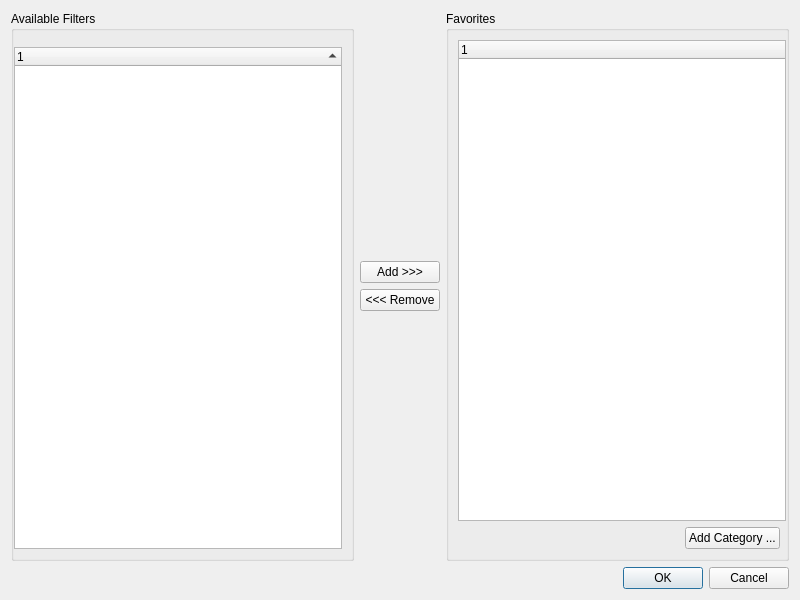
<?xml version="1.0" encoding="UTF-8"?>
<ui version="4.0">
 <class>pqFavoritesDialog</class>
 <widget class="QDialog" name="pqFavoritesDialog">
  <property name="geometry">
   <rect>
    <x>0</x>
    <y>0</y>
    <width>800</width>
    <height>600</height>
   </rect>
  </property>
  <property name="windowTitle">
   <string>Favorites Manager</string>
  </property>
  <layout class="QGridLayout">
   <item row="2" column="1">
    <widget class="QPushButton" name="removeFavorite">
     <property name="enabled">
      <bool>true</bool>
     </property>
     <property name="text">
      <string>&lt;&lt;&lt; Remove</string>
     </property>
    </widget>
   </item>
   <item row="0" column="0" rowspan="4">
    <widget class="QGroupBox" name="filtersGroup">
     <property name="sizePolicy">
      <sizepolicy hsizetype="Preferred" vsizetype="Expanding">
       <horstretch>0</horstretch>
       <verstretch>0</verstretch>
      </sizepolicy>
     </property>
     <property name="title">
      <string>Available Filters</string>
     </property>
     <layout class="QGridLayout">
      <property name="leftMargin">
       <number>0</number>
      </property>
      <item row="4" column="2">
       <widget class="QTreeWidget" name="availableFilters">
        <property name="contextMenuPolicy">
         <enum>Qt::NoContextMenu</enum>
        </property>
        <property name="acceptDrops">
         <bool>false</bool>
        </property>
        <property name="horizontalScrollBarPolicy">
         <enum>Qt::ScrollBarAsNeeded</enum>
        </property>
        <property name="sizeAdjustPolicy">
         <enum>QAbstractScrollArea::AdjustToContents</enum>
        </property>
        <property name="dragEnabled">
         <bool>true</bool>
        </property>
        <property name="dragDropMode">
         <enum>QAbstractItemView::DragOnly</enum>
        </property>
        <property name="defaultDropAction">
         <enum>Qt::CopyAction</enum>
        </property>
        <property name="alternatingRowColors">
         <bool>true</bool>
        </property>
        <property name="selectionMode">
         <enum>QAbstractItemView::ExtendedSelection</enum>
        </property>
        <property name="rootIsDecorated">
         <bool>false</bool>
        </property>
        <property name="sortingEnabled">
         <bool>true</bool>
        </property>
        <column>
         <property name="text">
          <string>1</string>
         </property>
        </column>
       </widget>
      </item>
      <item row="2" column="2">
       <spacer>
        <property name="orientation">
         <enum>Qt::Horizontal</enum>
        </property>
        <property name="sizeHint" stdset="0">
         <size>
          <width>40</width>
          <height>1</height>
         </size>
        </property>
       </spacer>
      </item>
      <item row="3" column="2">
       <widget class="pqSearchBox" name="searchBox" native="true">
        <property name="settingKey" stdset="0">
         <string notr="true">showAdvancedProperties</string>
        </property>
        <property name="advancedSearchEnabled" stdset="0">
         <bool>false</bool>
        </property>
       </widget>
      </item>
     </layout>
    </widget>
   </item>
   <item row="0" column="2" rowspan="4">
    <widget class="QGroupBox" name="favoritesGroup">
     <property name="title">
      <string>Favorites</string>
     </property>
     <layout class="QGridLayout">
      <property name="rightMargin">
       <number>0</number>
      </property>
      <item row="0" column="0" rowspan="2" colspan="5">
       <widget class="pqFavoritesTreeWidget" name="favorites">
        <property name="contextMenuPolicy">
         <enum>Qt::NoContextMenu</enum>
        </property>
        <property name="horizontalScrollBarPolicy">
         <enum>Qt::ScrollBarAsNeeded</enum>
        </property>
        <property name="sizeAdjustPolicy">
         <enum>QAbstractScrollArea::AdjustToContents</enum>
        </property>
        <property name="dragEnabled">
         <bool>true</bool>
        </property>
        <property name="dragDropMode">
         <enum>QAbstractItemView::DragDrop</enum>
        </property>
        <property name="defaultDropAction">
         <enum>Qt::MoveAction</enum>
        </property>
        <property name="alternatingRowColors">
         <bool>true</bool>
        </property>
        <property name="selectionMode">
         <enum>QAbstractItemView::ExtendedSelection</enum>
        </property>
        <property name="rootIsDecorated">
         <bool>true</bool>
        </property>
        <attribute name="headerStretchLastSection">
         <bool>true</bool>
        </attribute>
        <column>
         <property name="text">
          <string>1</string>
         </property>
        </column>
       </widget>
      </item>
      <item row="3" column="3">
       <widget class="QPushButton" name="addCategory">
        <property name="text">
         <string>Add Category ...</string>
        </property>
       </widget>
      </item>
      <item row="3" column="2">
       <spacer>
        <property name="orientation">
         <enum>Qt::Horizontal</enum>
        </property>
        <property name="sizeHint" stdset="0">
         <size>
          <width>40</width>
          <height>20</height>
         </size>
        </property>
       </spacer>
      </item>
     </layout>
    </widget>
   </item>
   <item row="6" column="0" colspan="3">
    <widget class="QDialogButtonBox" name="buttonBox">
     <property name="orientation">
      <enum>Qt::Horizontal</enum>
     </property>
     <property name="standardButtons">
      <set>QDialogButtonBox::Cancel|QDialogButtonBox::Ok</set>
     </property>
    </widget>
   </item>
   <item row="1" column="1">
    <widget class="QPushButton" name="addFavorite">
     <property name="enabled">
      <bool>true</bool>
     </property>
     <property name="text">
      <string>Add &gt;&gt;&gt;</string>
     </property>
    </widget>
   </item>
  </layout>
 </widget>
 <customwidgets>
  <customwidget>
   <class>pqSearchBox</class>
   <extends>QWidget</extends>
   <header>pqSearchBox.h</header>
   <container>1</container>
  </customwidget>
  <customwidget>
   <class>pqFavoritesTreeWidget</class>
   <extends>QTreeWidget</extends>
   <header>pqFavoritesTreeWidget.h</header>
  </customwidget>
 </customwidgets>
 <tabstops>
  <tabstop>favorites</tabstop>
  <tabstop>buttonBox</tabstop>
 </tabstops>
 <resources>
  <include location="../pqComponents.qrc"/>
 </resources>
 <connections>
  <connection>
   <sender>buttonBox</sender>
   <signal>accepted()</signal>
   <receiver>pqFavoritesDialog</receiver>
   <slot>accept()</slot>
   <hints>
    <hint type="sourcelabel">
     <x>248</x>
     <y>254</y>
    </hint>
    <hint type="destinationlabel">
     <x>157</x>
     <y>274</y>
    </hint>
   </hints>
  </connection>
  <connection>
   <sender>buttonBox</sender>
   <signal>rejected()</signal>
   <receiver>pqFavoritesDialog</receiver>
   <slot>reject()</slot>
   <hints>
    <hint type="sourcelabel">
     <x>316</x>
     <y>260</y>
    </hint>
    <hint type="destinationlabel">
     <x>286</x>
     <y>274</y>
    </hint>
   </hints>
  </connection>
 </connections>
</ui>
